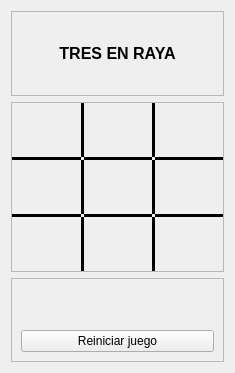
<?xml version="1.0" encoding="UTF-8"?>
<ui version="4.0">
 <class>Form</class>
 <widget class="QWidget" name="Form">
  <property name="geometry">
   <rect>
    <x>0</x>
    <y>0</y>
    <width>235</width>
    <height>373</height>
   </rect>
  </property>
  <property name="sizePolicy">
   <sizepolicy hsizetype="Fixed" vsizetype="Fixed">
    <horstretch>0</horstretch>
    <verstretch>0</verstretch>
   </sizepolicy>
  </property>
  <property name="minimumSize">
   <size>
    <width>235</width>
    <height>373</height>
   </size>
  </property>
  <property name="maximumSize">
   <size>
    <width>465</width>
    <height>376</height>
   </size>
  </property>
  <property name="windowTitle">
   <string>Tres en raya</string>
  </property>
  <layout class="QGridLayout" name="gridLayout">
   <item row="1" column="0">
    <widget class="QFrame" name="frame_2">
     <property name="frameShape">
      <enum>QFrame::StyledPanel</enum>
     </property>
     <property name="frameShadow">
      <enum>QFrame::Raised</enum>
     </property>
     <layout class="QGridLayout" name="gridLayout_2">
      <property name="leftMargin">
       <number>0</number>
      </property>
      <property name="topMargin">
       <number>0</number>
      </property>
      <property name="rightMargin">
       <number>0</number>
      </property>
      <property name="bottomMargin">
       <number>0</number>
      </property>
      <property name="spacing">
       <number>0</number>
      </property>
      <item row="4" column="4">
       <widget class="QPushButton" name="pb_33">
        <property name="sizePolicy">
         <sizepolicy hsizetype="Fixed" vsizetype="Fixed">
          <horstretch>0</horstretch>
          <verstretch>0</verstretch>
         </sizepolicy>
        </property>
        <property name="font">
         <font>
          <pointsize>30</pointsize>
          <weight>75</weight>
          <bold>true</bold>
         </font>
        </property>
        <property name="focusPolicy">
         <enum>Qt::NoFocus</enum>
        </property>
        <property name="text">
         <string/>
        </property>
        <property name="flat">
         <bool>true</bool>
        </property>
       </widget>
      </item>
      <item row="0" column="0">
       <widget class="QPushButton" name="pb_11">
        <property name="enabled">
         <bool>true</bool>
        </property>
        <property name="sizePolicy">
         <sizepolicy hsizetype="Fixed" vsizetype="Fixed">
          <horstretch>0</horstretch>
          <verstretch>0</verstretch>
         </sizepolicy>
        </property>
        <property name="font">
         <font>
          <pointsize>30</pointsize>
          <weight>75</weight>
          <bold>true</bold>
         </font>
        </property>
        <property name="focusPolicy">
         <enum>Qt::NoFocus</enum>
        </property>
        <property name="text">
         <string/>
        </property>
        <property name="iconSize">
         <size>
          <width>20</width>
          <height>20</height>
         </size>
        </property>
        <property name="checkable">
         <bool>false</bool>
        </property>
        <property name="autoDefault">
         <bool>false</bool>
        </property>
        <property name="flat">
         <bool>true</bool>
        </property>
       </widget>
      </item>
      <item row="2" column="0">
       <widget class="QPushButton" name="pb_21">
        <property name="sizePolicy">
         <sizepolicy hsizetype="Fixed" vsizetype="Fixed">
          <horstretch>0</horstretch>
          <verstretch>0</verstretch>
         </sizepolicy>
        </property>
        <property name="font">
         <font>
          <pointsize>30</pointsize>
          <weight>75</weight>
          <bold>true</bold>
         </font>
        </property>
        <property name="focusPolicy">
         <enum>Qt::NoFocus</enum>
        </property>
        <property name="text">
         <string/>
        </property>
        <property name="flat">
         <bool>true</bool>
        </property>
       </widget>
      </item>
      <item row="4" column="0">
       <widget class="QPushButton" name="pb_31">
        <property name="sizePolicy">
         <sizepolicy hsizetype="Fixed" vsizetype="Fixed">
          <horstretch>0</horstretch>
          <verstretch>0</verstretch>
         </sizepolicy>
        </property>
        <property name="font">
         <font>
          <pointsize>30</pointsize>
          <weight>75</weight>
          <bold>true</bold>
         </font>
        </property>
        <property name="focusPolicy">
         <enum>Qt::NoFocus</enum>
        </property>
        <property name="text">
         <string/>
        </property>
        <property name="flat">
         <bool>true</bool>
        </property>
       </widget>
      </item>
      <item row="0" column="2">
       <widget class="QPushButton" name="pb_12">
        <property name="sizePolicy">
         <sizepolicy hsizetype="Fixed" vsizetype="Fixed">
          <horstretch>0</horstretch>
          <verstretch>0</verstretch>
         </sizepolicy>
        </property>
        <property name="font">
         <font>
          <pointsize>30</pointsize>
          <weight>75</weight>
          <bold>true</bold>
         </font>
        </property>
        <property name="focusPolicy">
         <enum>Qt::NoFocus</enum>
        </property>
        <property name="text">
         <string> </string>
        </property>
        <property name="flat">
         <bool>true</bool>
        </property>
       </widget>
      </item>
      <item row="2" column="4">
       <widget class="QPushButton" name="pb_23">
        <property name="sizePolicy">
         <sizepolicy hsizetype="Fixed" vsizetype="Fixed">
          <horstretch>0</horstretch>
          <verstretch>0</verstretch>
         </sizepolicy>
        </property>
        <property name="font">
         <font>
          <pointsize>30</pointsize>
          <weight>75</weight>
          <bold>true</bold>
         </font>
        </property>
        <property name="focusPolicy">
         <enum>Qt::NoFocus</enum>
        </property>
        <property name="text">
         <string/>
        </property>
        <property name="flat">
         <bool>true</bool>
        </property>
       </widget>
      </item>
      <item row="0" column="4">
       <widget class="QPushButton" name="pb_13">
        <property name="sizePolicy">
         <sizepolicy hsizetype="Fixed" vsizetype="Fixed">
          <horstretch>0</horstretch>
          <verstretch>0</verstretch>
         </sizepolicy>
        </property>
        <property name="font">
         <font>
          <pointsize>30</pointsize>
          <weight>75</weight>
          <bold>true</bold>
         </font>
        </property>
        <property name="focusPolicy">
         <enum>Qt::NoFocus</enum>
        </property>
        <property name="text">
         <string> </string>
        </property>
        <property name="flat">
         <bool>true</bool>
        </property>
       </widget>
      </item>
      <item row="4" column="2">
       <widget class="QPushButton" name="pb_32">
        <property name="sizePolicy">
         <sizepolicy hsizetype="Fixed" vsizetype="Fixed">
          <horstretch>0</horstretch>
          <verstretch>0</verstretch>
         </sizepolicy>
        </property>
        <property name="font">
         <font>
          <pointsize>30</pointsize>
          <weight>75</weight>
          <bold>true</bold>
         </font>
        </property>
        <property name="focusPolicy">
         <enum>Qt::NoFocus</enum>
        </property>
        <property name="text">
         <string/>
        </property>
        <property name="flat">
         <bool>true</bool>
        </property>
       </widget>
      </item>
      <item row="3" column="0">
       <widget class="Line" name="line_4">
        <property name="frameShadow">
         <enum>QFrame::Plain</enum>
        </property>
        <property name="lineWidth">
         <number>5</number>
        </property>
        <property name="orientation">
         <enum>Qt::Horizontal</enum>
        </property>
       </widget>
      </item>
      <item row="1" column="4">
       <widget class="Line" name="line_3">
        <property name="frameShadow">
         <enum>QFrame::Plain</enum>
        </property>
        <property name="lineWidth">
         <number>5</number>
        </property>
        <property name="orientation">
         <enum>Qt::Horizontal</enum>
        </property>
       </widget>
      </item>
      <item row="1" column="2">
       <widget class="Line" name="line_2">
        <property name="frameShadow">
         <enum>QFrame::Plain</enum>
        </property>
        <property name="lineWidth">
         <number>5</number>
        </property>
        <property name="orientation">
         <enum>Qt::Horizontal</enum>
        </property>
       </widget>
      </item>
      <item row="1" column="0">
       <widget class="Line" name="line">
        <property name="frameShadow">
         <enum>QFrame::Plain</enum>
        </property>
        <property name="lineWidth">
         <number>5</number>
        </property>
        <property name="midLineWidth">
         <number>0</number>
        </property>
        <property name="orientation">
         <enum>Qt::Horizontal</enum>
        </property>
       </widget>
      </item>
      <item row="0" column="1">
       <widget class="Line" name="line_7">
        <property name="frameShadow">
         <enum>QFrame::Plain</enum>
        </property>
        <property name="lineWidth">
         <number>5</number>
        </property>
        <property name="orientation">
         <enum>Qt::Vertical</enum>
        </property>
       </widget>
      </item>
      <item row="3" column="2">
       <widget class="Line" name="line_5">
        <property name="frameShadow">
         <enum>QFrame::Plain</enum>
        </property>
        <property name="lineWidth">
         <number>5</number>
        </property>
        <property name="orientation">
         <enum>Qt::Horizontal</enum>
        </property>
       </widget>
      </item>
      <item row="3" column="4">
       <widget class="Line" name="line_6">
        <property name="frameShadow">
         <enum>QFrame::Plain</enum>
        </property>
        <property name="lineWidth">
         <number>5</number>
        </property>
        <property name="orientation">
         <enum>Qt::Horizontal</enum>
        </property>
       </widget>
      </item>
      <item row="2" column="2">
       <widget class="QPushButton" name="pb_22">
        <property name="sizePolicy">
         <sizepolicy hsizetype="Fixed" vsizetype="Fixed">
          <horstretch>0</horstretch>
          <verstretch>0</verstretch>
         </sizepolicy>
        </property>
        <property name="font">
         <font>
          <pointsize>30</pointsize>
          <weight>75</weight>
          <bold>true</bold>
         </font>
        </property>
        <property name="focusPolicy">
         <enum>Qt::NoFocus</enum>
        </property>
        <property name="text">
         <string/>
        </property>
        <property name="flat">
         <bool>true</bool>
        </property>
       </widget>
      </item>
      <item row="2" column="1">
       <widget class="Line" name="line_8">
        <property name="frameShadow">
         <enum>QFrame::Plain</enum>
        </property>
        <property name="lineWidth">
         <number>5</number>
        </property>
        <property name="orientation">
         <enum>Qt::Vertical</enum>
        </property>
       </widget>
      </item>
      <item row="4" column="1">
       <widget class="Line" name="line_9">
        <property name="frameShadow">
         <enum>QFrame::Plain</enum>
        </property>
        <property name="lineWidth">
         <number>5</number>
        </property>
        <property name="orientation">
         <enum>Qt::Vertical</enum>
        </property>
       </widget>
      </item>
      <item row="0" column="3">
       <widget class="Line" name="line_10">
        <property name="frameShadow">
         <enum>QFrame::Plain</enum>
        </property>
        <property name="lineWidth">
         <number>5</number>
        </property>
        <property name="orientation">
         <enum>Qt::Vertical</enum>
        </property>
       </widget>
      </item>
      <item row="2" column="3">
       <widget class="Line" name="line_11">
        <property name="frameShadow">
         <enum>QFrame::Plain</enum>
        </property>
        <property name="lineWidth">
         <number>5</number>
        </property>
        <property name="orientation">
         <enum>Qt::Vertical</enum>
        </property>
       </widget>
      </item>
      <item row="4" column="3">
       <widget class="Line" name="line_12">
        <property name="frameShadow">
         <enum>QFrame::Plain</enum>
        </property>
        <property name="lineWidth">
         <number>5</number>
        </property>
        <property name="orientation">
         <enum>Qt::Vertical</enum>
        </property>
       </widget>
      </item>
     </layout>
    </widget>
   </item>
   <item row="0" column="0">
    <widget class="QFrame" name="frame">
     <property name="frameShape">
      <enum>QFrame::StyledPanel</enum>
     </property>
     <property name="frameShadow">
      <enum>QFrame::Raised</enum>
     </property>
     <layout class="QGridLayout" name="gridLayout_4">
      <item row="0" column="0">
       <widget class="QLabel" name="l_name">
        <property name="font">
         <font>
          <pointsize>12</pointsize>
          <weight>75</weight>
          <bold>true</bold>
         </font>
        </property>
        <property name="text">
         <string>TRES EN RAYA</string>
        </property>
        <property name="alignment">
         <set>Qt::AlignCenter</set>
        </property>
       </widget>
      </item>
     </layout>
    </widget>
   </item>
   <item row="2" column="0">
    <widget class="QFrame" name="frame_3">
     <property name="frameShape">
      <enum>QFrame::StyledPanel</enum>
     </property>
     <property name="frameShadow">
      <enum>QFrame::Raised</enum>
     </property>
     <layout class="QGridLayout" name="gridLayout_3">
      <item row="1" column="0">
       <widget class="QPushButton" name="pb_reset">
        <property name="focusPolicy">
         <enum>Qt::NoFocus</enum>
        </property>
        <property name="text">
         <string>Reiniciar juego</string>
        </property>
       </widget>
      </item>
      <item row="0" column="0">
       <widget class="QLabel" name="l_ganador">
        <property name="font">
         <font>
          <pointsize>9</pointsize>
          <weight>75</weight>
          <bold>true</bold>
         </font>
        </property>
        <property name="text">
         <string/>
        </property>
        <property name="alignment">
         <set>Qt::AlignCenter</set>
        </property>
       </widget>
      </item>
     </layout>
    </widget>
   </item>
  </layout>
 </widget>
 <resources/>
 <connections/>
</ui>
